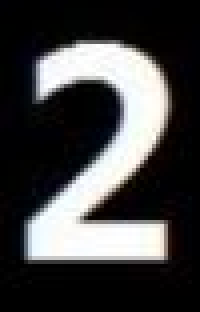
#> input picture OpenCV-Python/Code/5_Counter/picture_1.jpg, 50 x 78 px, given in place of the camera (shown 4 times larger)
$ python draw_counters.py
#> lines starting #> are read from the running program, lines starting #| are printed output that depends on the picture; after the words box and inside, x2 and y2 are one past the last pixel; in counts of white or black regions, pixels touching at a corner belong together
import cv2
import numpy as np

cap = cv2.VideoCapture(1)
cap.set(10, -1)
kernel = cv2.getStructuringElement(cv2.MORPH_CROSS,(5,5))

while cap.isOpened() == True:
    ret, frame = cap.read()
#> frame is the input picture: shape (78, 50, 3); mean B, G, R 67.6, 67.2, 67.5
    if ret == True:
        gray = cv2.cvtColor(frame, cv2.COLOR_BGR2GRAY)
        res, binary = cv2.threshold(gray, 127, 255, cv2.THRESH_BINARY)
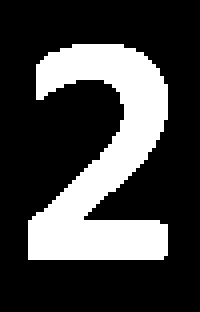
#> binary: shape (78, 50) (shown 4 times larger); 26.5% white; 1 white region, box (x1, y1, x2, y2) and area: (7, 11, 42, 65) 1035
        img = cv2.morphologyEx(binary, cv2.MORPH_ERODE,kernel)
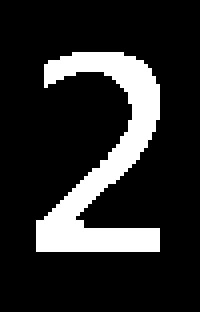
#> img: shape (78, 50) (shown 4 times larger); 16.4% white; 1 white region
        # 寻找轮廓
        contours, hierarchy = cv2.findContours(
            img, cv2.RETR_TREE, cv2.CHAIN_APPROX_SIMPLE)
#> contours = 1 contour; box (x1, y1, x2, y2) and area: (9, 13, 40, 63) 544
        # 在原图中画出轮廓
        cv2.drawContours(frame, contours, -1, (0, 255, 255), 3)
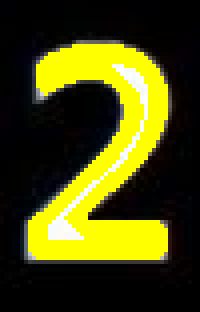
#> frame: shape (78, 50, 3) (shown 4 times larger); mean B, G, R 13.5, 72.3, 72.7
        cv2.imshow('img', frame)
        key = cv2.waitKey(1)
#> (key Esc is pressed here)
        if key == 27:
            break
    else:
        break

cv2.destroyAllWindows()
cap.release()

$ run again, on OpenCV-Python/Code/5_Counter/picture_3.jpg
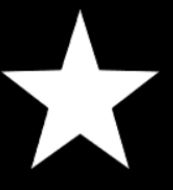
#> input picture OpenCV-Python/Code/5_Counter/picture_3.jpg, 173 x 190 px, given in place of the camera
#> frame is the input picture: shape (190, 173, 3); min 0, max 255, mean 65.9
#> `res, binary = cv2.threshold(gray, 127, 255, cv2.THRESH_BINARY)`:
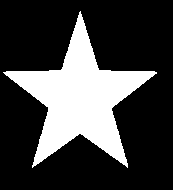
#> binary: shape (190, 173); 25.8% white; 1 white region, box (x1, y1, x2, y2) and area: (3, 11, 157, 168) 8494
#> img: shape (190, 173); 22.6% white; 1 white region
#> contours = 1 contour; box (x1, y1, x2, y2) and area: (6, 17, 154, 164) 7184
#> `cv2.drawContours(frame, contours, -1, (0, 255, 255), 3)`:
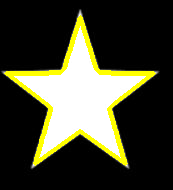
#> frame: shape (190, 173, 3); 7.55% of pixels changed, all inside (x1, y1, x2, y2) = (4, 15, 156, 166)

$ run again, on OpenCV-Python/Code/5_Counter/picture_4.jpg
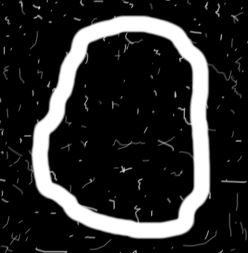
#> input picture OpenCV-Python/Code/5_Counter/picture_4.jpg, 248 x 253 px, given in place of the camera
#> frame is the input picture: shape (253, 248, 3); min 0, max 255, mean 43.9
#> `res, binary = cv2.threshold(gray, 127, 255, cv2.THRESH_BINARY)`:
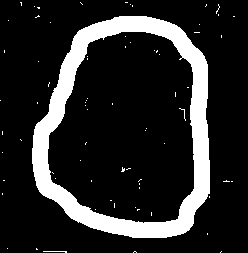
#> binary: shape (253, 248); 16.1% white; 73 white regions (71 under 20 px), largest, box (x1, y1, x2, y2) and area: (32, 16, 210, 238) 9846, (43, 251, 67, 253) 26
#> img: shape (253, 248); 12% white; 1 white region
#> contours = 2 contours; box (x1, y1, x2, y2) and area: (34, 18, 208, 236) 30516, (45, 29, 197, 226) 23550
#> `cv2.drawContours(frame, contours, -1, (0, 255, 255), 3)`:
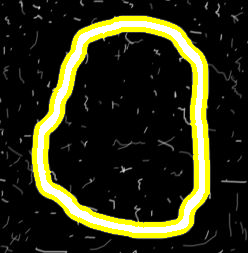
#> frame: shape (253, 248, 3); 9.14% of pixels changed, all inside (x1, y1, x2, y2) = (32, 16, 210, 238)
